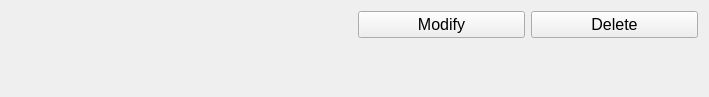
<?xml version="1.0" encoding="UTF-8"?>
<ui version="4.0">
 <class>TransactionWidget</class>
 <widget class="QFrame" name="TransactionWidget">
  <property name="geometry">
   <rect>
    <x>0</x>
    <y>0</y>
    <width>709</width>
    <height>97</height>
   </rect>
  </property>
  <property name="sizePolicy">
   <sizepolicy hsizetype="Preferred" vsizetype="Preferred">
    <horstretch>0</horstretch>
    <verstretch>0</verstretch>
   </sizepolicy>
  </property>
  <property name="minimumSize">
   <size>
    <width>0</width>
    <height>80</height>
   </size>
  </property>
  <property name="font">
   <font>
    <pointsize>12</pointsize>
   </font>
  </property>
  <property name="windowTitle">
   <string>Frame</string>
  </property>
  <layout class="QVBoxLayout" name="verticalLayout">
   <item>
    <layout class="QHBoxLayout" name="horizontalLayout">
     <item>
      <widget class="QLabel" name="amount">
       <property name="text">
        <string/>
       </property>
      </widget>
     </item>
     <item>
      <widget class="QLabel" name="date">
       <property name="styleSheet">
        <string notr="true">font-size:14px;</string>
       </property>
       <property name="text">
        <string/>
       </property>
      </widget>
     </item>
     <item>
      <widget class="QPushButton" name="modifyButton">
       <property name="text">
        <string>Modify</string>
       </property>
      </widget>
     </item>
     <item>
      <widget class="QPushButton" name="deleteButton">
       <property name="text">
        <string>Delete</string>
       </property>
      </widget>
     </item>
    </layout>
   </item>
   <item>
    <widget class="QLabel" name="description">
     <property name="font">
      <font>
       <pointsize>10</pointsize>
      </font>
     </property>
     <property name="text">
      <string/>
     </property>
    </widget>
   </item>
  </layout>
 </widget>
 <resources/>
 <connections/>
</ui>
